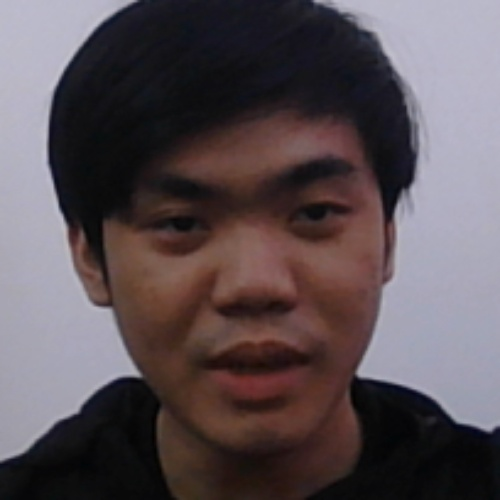
#> input picture images/Nghiem_Trung_Hieu/22050017_1.jpg, 500 x 500 px; its folder holds only this picture in this run
$ python knn_train_model.py
#> lines starting #> are read from the running program, lines starting #| are printed output that depends on the picture
import cv2
import os
import numpy as np
import pickle
from sklearn.neighbors import KNeighborsClassifier
from skimage.feature import hog

# Load bộ phát hiện khuôn mặt
face_cascade = cv2.CascadeClassifier(cv2.data.haarcascades + 'haarcascade_frontalface_default.xml')

# Đường dẫn đến thư mục chứa ảnh
dataset_path = "images/"

# Dữ liệu train
X_train = []
y_train = []

print("📸 Đang trích xuất dữ liệu khuôn mặt...")

def extract_hog_features(image):
    """ Trích xuất đặc trưng HOG từ ảnh xám """
    return hog(image, orientations=9, pixels_per_cell=(8, 8),
               cells_per_block=(2, 2), block_norm='L2-Hys')

# Định kích thước ảnh đầu vào cố định
IMG_SIZE = (66, 66)

for person_name in os.listdir(dataset_path):
    person_folder = os.path.join(dataset_path, person_name)

    if not os.path.isdir(person_folder):
        continue

    for image_name in os.listdir(person_folder):
        image_path = os.path.join(person_folder, image_name)
        img = cv2.imread(image_path, cv2.IMREAD_GRAYSCALE)
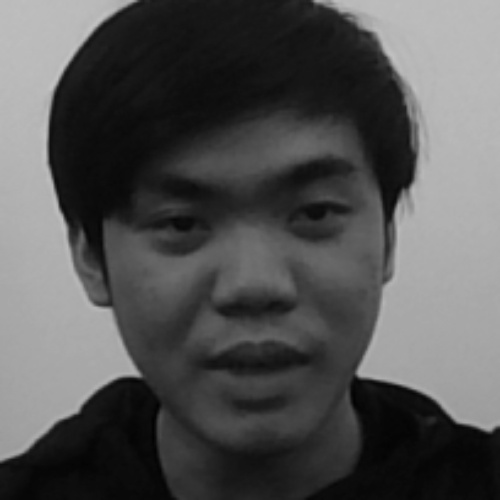
#> img: shape (500, 500); min 1, max 196, mean 83.6

        if img is None:
            print(f"Lỗi đọc ảnh: {image_name}, bỏ qua.")
            continue

        try:
            student_id = int(image_name.split('_')[0])
        except ValueError:
            print(f"Không thể lấy ID từ {image_name}, bỏ qua.")
            continue

        # Cân bằng Histogram để cải thiện độ tương phản
        img = cv2.equalizeHist(img)
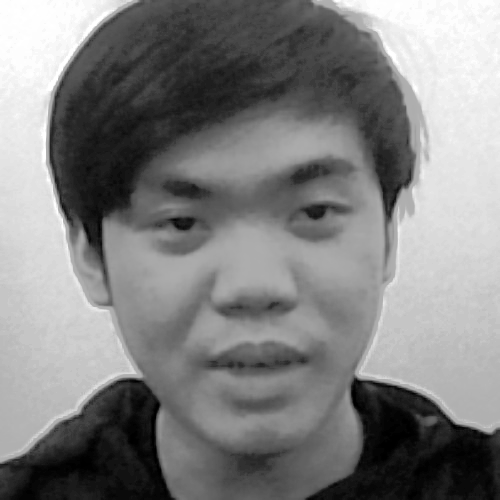
#> img: shape (500, 500); min 0, max 255, mean 128.8

        faces = face_cascade.detectMultiScale(img, scaleFactor=1.1, minNeighbors=5, minSize=(30, 30))
#> faces = [[70, 73, 364, 364]]

        for (x, y, w, h) in faces:
            face = cv2.resize(img[y:y+h, x:x+w], IMG_SIZE)  # Resize về kích thước cố định
            features = extract_hog_features(face)  # Trích xuất đặc trưng HOG

            X_train.append(features)
            y_train.append(student_id)
#> this loop made 1 pass
#> pass 1, `face = cv2.resize(img[y:y+h, x:x+w], IMG_SIZE)`:
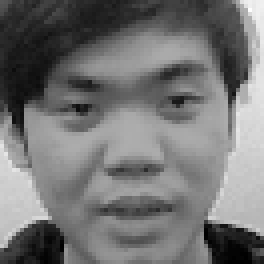
#> face: shape (66, 66) (shown 4 times larger); min 0, max 253, mean 115.7
#> after the loop, X_train = 1 item; y_train = [22050017]
#> pass 2 of the loop `for person_name in os.listdir(dataset_path):`:
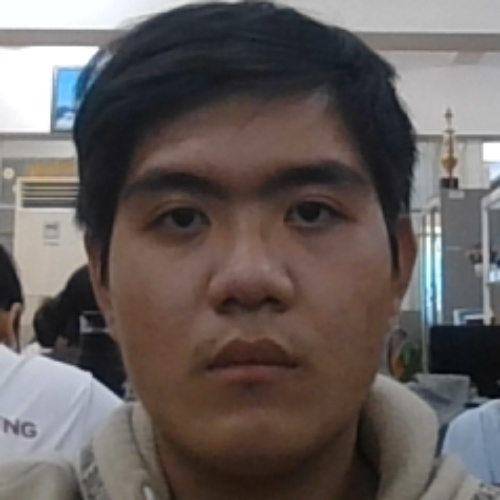
#> input picture images/Nguyen_Quoc_Duy_Khang/22050006_1.jpg, 500 x 500 px
#> `img = cv2.equalizeHist(img)`:
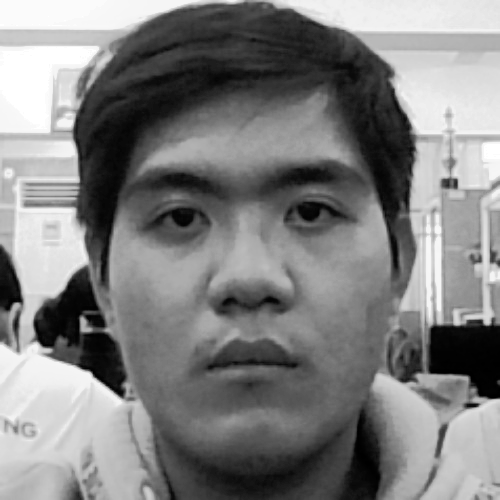
#> img: shape (500, 500); min 0, max 255, mean 128.4
#> faces = [[72, 73, 360, 360]]
#> the loop `for (x, y, w, h) in faces:` made 1 pass
#> pass 1, `face = cv2.resize(img[y:y+h, x:x+w], IMG_SIZE)`:
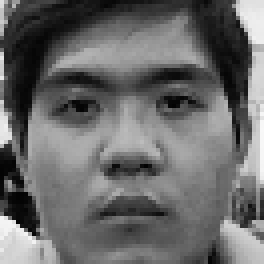
#> face: shape (66, 66) (shown 4 times larger); min 2, max 248, mean 105.2
#> after the loop `for (x, y, w, h) in faces:`: X_train = 2 items; y_train = [22050017, 22050006]

print(f"Đã thu thập {len(y_train)} khuôn mặt.")
#| Đã thu thập 2 khuôn mặt.

# Chuyển dữ liệu về dạng numpy array
X_train = np.array(X_train)
y_train = np.array(y_train)

print(f"Kích thước đầu vào HOG: {X_train.shape}")
#| Kích thước đầu vào HOG: (2, 1764)

# Huấn luyện mô hình KNN
print("🏋️‍♂️ Đang huấn luyện mô hình KNN...")
knn = KNeighborsClassifier(n_neighbors=5, metric='manhattan')  # Manhattan thường tốt hơn Euclidean với HOG
knn.fit(X_train, y_train)

# Lưu mô hình
if not os.path.exists("models"):
    os.makedirs("models")

with open("/faceRe/models/knn_model.pkl", "wb") as f:
    pickle.dump(knn, f)

print("Huấn luyện hoàn tất, Mô hình đã được lưu vào models/knn_model.pkl")
